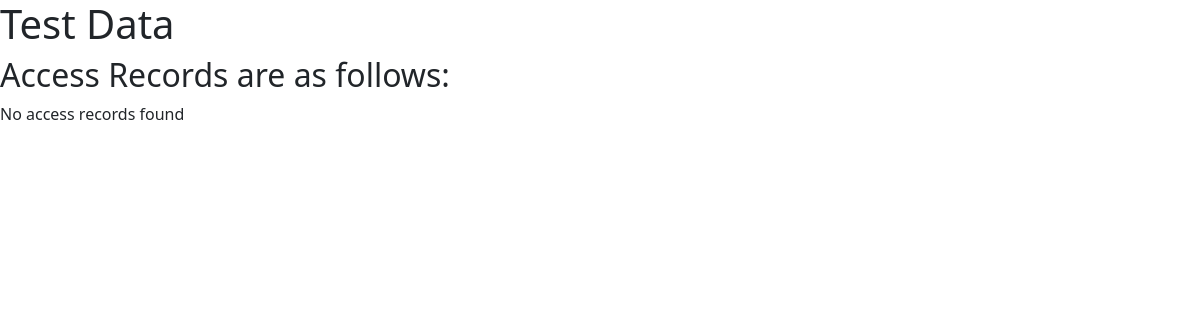
/test_models/, run on an earlier commit of the app's database.
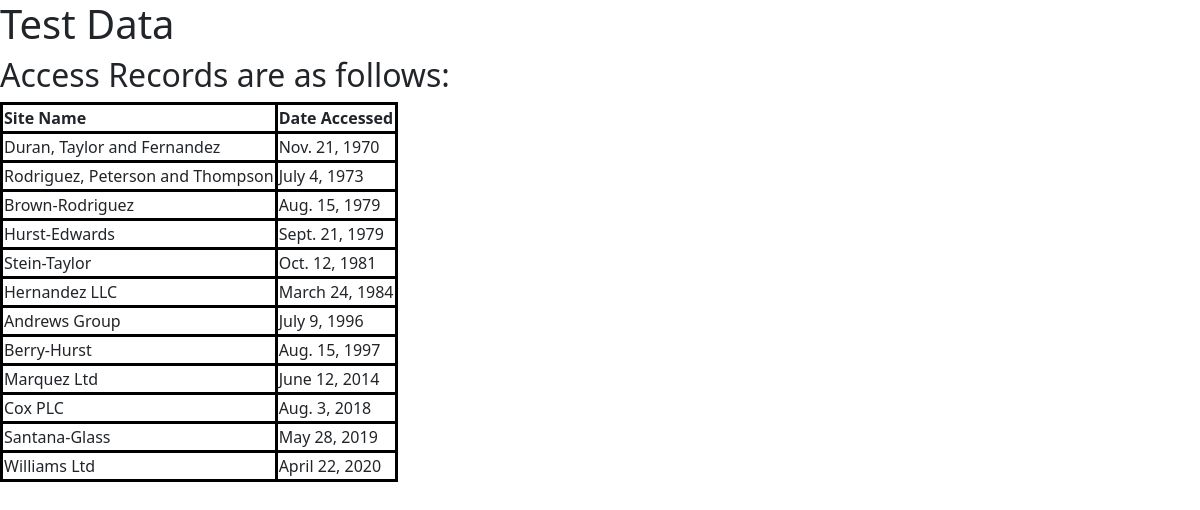
And on a later commit of the database.
### test_models/models.py (models this page shows, shortened)
class AccessRecord(models.Model):
    name = models.ForeignKey(Webpage,on_delete=models.CASCADE)
    date = models.DateField()

class Webpage(models.Model):
    topic = models.ForeignKey(Topic,on_delete=models.CASCADE)
    name = models.CharField(max_length=264,unique=True)
    url = models.URLField(unique=True)
    def __str__(self):
        return self.name

### test_models/views.py (the view)
# urls.py: path("test_models/", include("test_models.urls")),
def test_models(request):
    webpages_list = AccessRecord.objects.order_by('date')
    date_dict = {'access_records':webpages_list}
    return render(request,'test_models_in.html',context=date_dict)

### test_models/templates/test_models_in.html (shortened to what this page needs)
{% extends 'bootstrap.html' %}
{% block content %}
<h1>Test Data</h1>
<h2>Access Records are as follows: </h2>
<div class="model">
    {% if access_records %}
    <table>
        <thead>
            <th>Site Name</th>
            <th>Date Accessed</th>
        </thead>
    {% for access_record in access_records %}
    <tr>
        <td> {{access_record.name}}</td>
        <td>{{access_record.date}}</td>
    </tr>
    {% endfor %}
     </table>
     {% else %}
     <p>No access records found</p>
    {% endif %}
</div>
{% endblock content %}

What changed in the data, as far as the page shows it:
added AccessRecord: name "Duran, Taylor and Fernandez", date "Nov. 21, 1970"
added AccessRecord: name "Rodriguez, Peterson and Thompson", date "July 4, 1973"
added AccessRecord: name "Brown-Rodriguez", date "Aug. 15, 1979"
added AccessRecord: name "Hurst-Edwards", date "Sept. 21, 1979"
added AccessRecord: name "Stein-Taylor", date "Oct. 12, 1981"
added AccessRecord: name "Hernandez LLC", date "March 24, 1984"
added AccessRecord: name "Andrews Group", date "July 9, 1996"
added AccessRecord: name "Berry-Hurst", date "Aug. 15, 1997"
added AccessRecord: name "Marquez Ltd", date "June 12, 2014"
added AccessRecord: name "Cox PLC", date "Aug. 3, 2018"
added AccessRecord: name "Santana-Glass", date "May 28, 2019"
added AccessRecord: name "Williams Ltd", date "April 22, 2020"
Also different on the page:
text no longer shown: "No access records found"
text now shown: "Site Name Date Accessed"
